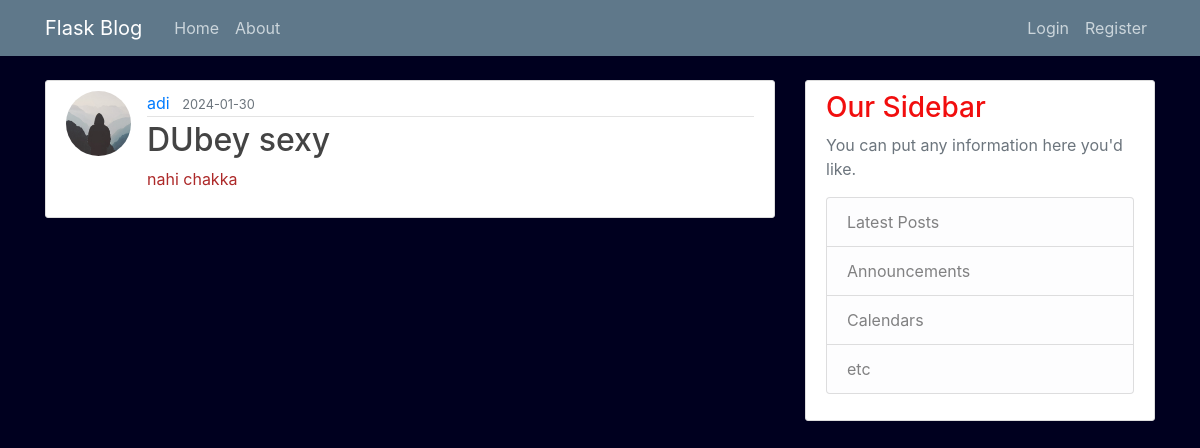
Screenshot of /post/new/15 with the database file from the repository.
### flaskblog/models.py (models this page shows, shortened)
class User(db.Model, UserMixin):
    id = db.Column(db.Integer, primary_key= True)
    username = db.Column(db.String(20), unique = True, nullable = False)
    email = db.Column(db.String(120), unique = True, nullable = False)
    image_file = db.Column(db.String(20), nullable = False, default = 'default.jpg')
    password = db.Column(db.String(60), nullable=False)
    posts = db.relationship('Post', backref='author', lazy=True)

class Post(db.Model):
    id = db.Column(db.Integer, primary_key=True)
    title = db.Column(db.String(100), nullable=False)
    date_posted = db.Column(db.DateTime, nullable=False, default=datetime.utcnow)
    content = db.Column(db.Text, nullable=False)
    user_id = db.Column(db.Integer, db.ForeignKey('user.id'), nullable=False)

### flaskblog/routes.py (the view)
@app.route("/post/new/<int:post_id>")
def post(post_id):
    post = Post.query.get_or_404(post_id)
    return render_template('post.html', title= post.title, post = post)

### flaskblog/templates/post.html (shortened to what this page needs)
{% extends "layout.html" %}
{% block content %}
    <article class="media content-section">
        <img class="rounded-circle article-img" src="{{ url_for('static', filename= 'profie_pics/' + post.author.image_file) }}">
        <div class="media-body">
          <div class="article-metadata">
            <a class="mr-2" href="{{ url_for('user_posts', username=post.author.username) }}">{{ post.author.username }}</a>
            <small class="text-muted">{{ post.date_posted.strftime('%Y-%m-%d') }}</small>
          </div>
          <h2 class="article-title">{{ post.title }}</h2>
          <p class="article-content">{{ post.content }}</p>
        </div>
    </article>
{% endblock content %}

### flaskblog/static/main.css (style rules this page uses)
body { background: #00001f; color: #ad2929; margin-top: 5rem; }
h1, h2, h3, h4, h5, h6 { color: #f10e0e; }
.content-section { background: #ffffff; padding: 10px 20px; border: 1px solid #dddddd; border-radius: 3px; margin-bottom: 20px; }
.article-title { color: #444444; }
.article-content { white-space: pre-line; }
.article-img { height: 65px; width: 65px; margin-right: 16px; }
.article-metadata { padding-bottom: 1px; margin-bottom: 4px; border-bottom: 1px solid #e3e3e3 }

### rows the page displays
User: image_file (placeholder picture), author.username "adi"
Post: date_posted "2024-01-30", title "DUbey sexy", content "nahi chakka"
